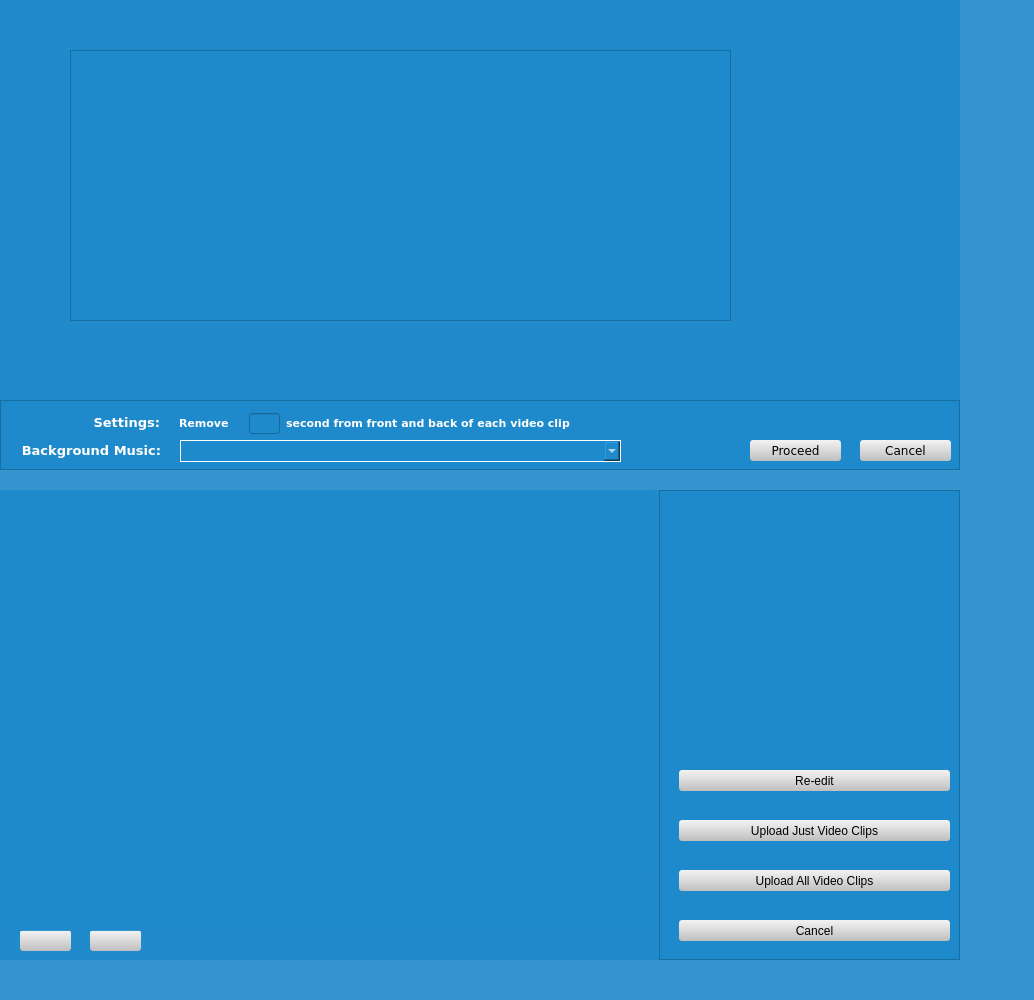
<?xml version="1.0" encoding="UTF-8"?>
<ui version="4.0">
 <class>VideoEditWidget</class>
 <widget class="QWidget" name="VideoEditWidget">
  <property name="geometry">
   <rect>
    <x>0</x>
    <y>0</y>
    <width>1034</width>
    <height>1000</height>
   </rect>
  </property>
  <property name="minimumSize">
   <size>
    <width>10</width>
    <height>10</height>
   </size>
  </property>
  <property name="maximumSize">
   <size>
    <width>9750</width>
    <height>10000</height>
   </size>
  </property>
  <property name="windowTitle">
   <string>Please edit video</string>
  </property>
  <property name="styleSheet">
   <string notr="true">background-color: rgba(52, 148, 207, 230);</string>
  </property>
  <widget class="QWidget" name="widgetEidt" native="true">
   <property name="geometry">
    <rect>
     <x>0</x>
     <y>0</y>
     <width>960</width>
     <height>470</height>
    </rect>
   </property>
   <property name="maximumSize">
    <size>
     <width>960</width>
     <height>470</height>
    </size>
   </property>
   <property name="styleSheet">
    <string notr="true">color: rgb(255, 255, 255);
background-color: rgba(31, 138, 203, 230);</string>
   </property>
   <widget class="QFrame" name="frame">
    <property name="geometry">
     <rect>
      <x>0</x>
      <y>400</y>
      <width>960</width>
      <height>70</height>
     </rect>
    </property>
    <property name="styleSheet">
     <string notr="true">background-color: rgba(31, 138, 203, 230);
border-color: rgb(177, 177, 177);</string>
    </property>
    <property name="frameShape">
     <enum>QFrame::StyledPanel</enum>
    </property>
    <property name="frameShadow">
     <enum>QFrame::Raised</enum>
    </property>
    <widget class="QComboBox" name="cmboMusic">
     <property name="geometry">
      <rect>
       <x>180</x>
       <y>40</y>
       <width>441</width>
       <height>22</height>
      </rect>
     </property>
     <property name="styleSheet">
      <string notr="true"> QComboBox {
     border: 1px solid rgb(255, 255, 255);
	color: rgb(255, 255, 255);
}</string>
     </property>
    </widget>
    <widget class="QLabel" name="lblRemove">
     <property name="geometry">
      <rect>
       <x>179</x>
       <y>12</y>
       <width>61</width>
       <height>21</height>
      </rect>
     </property>
     <property name="font">
      <font>
       <family>Verdana</family>
       <pointsize>8</pointsize>
       <weight>75</weight>
       <bold>true</bold>
      </font>
     </property>
     <property name="styleSheet">
      <string notr="true">color: rgb(255, 255, 255);</string>
     </property>
     <property name="text">
      <string>Remove</string>
     </property>
    </widget>
    <widget class="QLabel" name="lblSettings">
     <property name="geometry">
      <rect>
       <x>79</x>
       <y>12</y>
       <width>81</width>
       <height>21</height>
      </rect>
     </property>
     <property name="font">
      <font>
       <family>Verdana</family>
       <pointsize>10</pointsize>
       <weight>75</weight>
       <bold>true</bold>
      </font>
     </property>
     <property name="styleSheet">
      <string notr="true">color: rgb(255, 255, 255);</string>
     </property>
     <property name="text">
      <string>Settings:</string>
     </property>
     <property name="alignment">
      <set>Qt::AlignRight|Qt::AlignTrailing|Qt::AlignVCenter</set>
     </property>
    </widget>
    <widget class="QLineEdit" name="ldtCutSecond">
     <property name="geometry">
      <rect>
       <x>249</x>
       <y>13</y>
       <width>31</width>
       <height>21</height>
      </rect>
     </property>
     <property name="font">
      <font>
       <family>Verdana</family>
       <pointsize>10</pointsize>
       <weight>75</weight>
       <bold>true</bold>
      </font>
     </property>
     <property name="styleSheet">
      <string notr="true">color: rgb(255, 255, 255);</string>
     </property>
     <property name="inputMethodHints">
      <set>Qt::ImhNone</set>
     </property>
     <property name="text">
      <string/>
     </property>
     <property name="maxLength">
      <number>2</number>
     </property>
     <property name="echoMode">
      <enum>QLineEdit::Normal</enum>
     </property>
     <property name="alignment">
      <set>Qt::AlignRight|Qt::AlignTrailing|Qt::AlignVCenter</set>
     </property>
    </widget>
    <widget class="QLabel" name="lblContents">
     <property name="geometry">
      <rect>
       <x>286</x>
       <y>12</y>
       <width>341</width>
       <height>21</height>
      </rect>
     </property>
     <property name="font">
      <font>
       <family>Verdana</family>
       <pointsize>8</pointsize>
       <weight>75</weight>
       <bold>true</bold>
      </font>
     </property>
     <property name="styleSheet">
      <string notr="true">color: rgb(255, 255, 255);</string>
     </property>
     <property name="text">
      <string>second from front and back of each video clip</string>
     </property>
    </widget>
    <widget class="QLabel" name="lblSettings_2">
     <property name="geometry">
      <rect>
       <x>10</x>
       <y>40</y>
       <width>151</width>
       <height>21</height>
      </rect>
     </property>
     <property name="font">
      <font>
       <family>Verdana</family>
       <pointsize>10</pointsize>
       <weight>75</weight>
       <bold>true</bold>
      </font>
     </property>
     <property name="styleSheet">
      <string notr="true">color: rgb(255, 255, 255);</string>
     </property>
     <property name="text">
      <string>Background Music:</string>
     </property>
     <property name="alignment">
      <set>Qt::AlignRight|Qt::AlignTrailing|Qt::AlignVCenter</set>
     </property>
    </widget>
    <widget class="QPushButton" name="btnCancel">
     <property name="geometry">
      <rect>
       <x>860</x>
       <y>40</y>
       <width>91</width>
       <height>21</height>
      </rect>
     </property>
     <property name="sizePolicy">
      <sizepolicy hsizetype="Minimum" vsizetype="Preferred">
       <horstretch>0</horstretch>
       <verstretch>0</verstretch>
      </sizepolicy>
     </property>
     <property name="font">
      <font>
       <family>Verdana</family>
       <weight>50</weight>
       <bold>false</bold>
      </font>
     </property>
     <property name="styleSheet">
      <string notr="true">QPushButton {
color: rgb(0, 0, 0);
background-color: qlineargradient(x1:0, y1:0, x2:0, y2:1, stop:0 rgba(243, 243, 243, 255), stop:1 rgba(191, 191, 191, 255));
border:none;
border-radius: 3px;
}

QPushButton:hover {
background-color: qlineargradient(x1:0, y1:0, x2:0, y2:1, stop:0 rgba(210, 243, 243, 255), stop:1 rgba(191, 191, 191, 255));
border:none;
border-radius: 3px;
}</string>
     </property>
     <property name="text">
      <string>Cancel</string>
     </property>
    </widget>
    <widget class="QPushButton" name="btnProceed">
     <property name="enabled">
      <bool>true</bool>
     </property>
     <property name="geometry">
      <rect>
       <x>750</x>
       <y>40</y>
       <width>91</width>
       <height>21</height>
      </rect>
     </property>
     <property name="sizePolicy">
      <sizepolicy hsizetype="Minimum" vsizetype="Preferred">
       <horstretch>0</horstretch>
       <verstretch>0</verstretch>
      </sizepolicy>
     </property>
     <property name="font">
      <font>
       <family>Verdana</family>
       <weight>50</weight>
       <bold>false</bold>
      </font>
     </property>
     <property name="styleSheet">
      <string notr="true">QPushButton {
color: rgb(0, 0, 0);
background-color: qlineargradient(x1:0, y1:0, x2:0, y2:1, stop:0 rgba(243, 243, 243, 255), stop:1 rgba(191, 191, 191, 255));
border:none;
border-radius: 3px;
}

QPushButton:hover {
background-color: qlineargradient(x1:0, y1:0, x2:0, y2:1, stop:0 rgba(210, 243, 243, 255), stop:1 rgba(191, 191, 191, 255));
border:none;
border-radius: 3px;
}</string>
     </property>
     <property name="text">
      <string>Proceed</string>
     </property>
    </widget>
   </widget>
   <widget class="QListWidget" name="listWidget">
    <property name="geometry">
     <rect>
      <x>70</x>
      <y>50</y>
      <width>661</width>
      <height>271</height>
     </rect>
    </property>
   </widget>
  </widget>
  <widget class="QWidget" name="widgetPlay" native="true">
   <property name="geometry">
    <rect>
     <x>0</x>
     <y>490</y>
     <width>960</width>
     <height>470</height>
    </rect>
   </property>
   <property name="styleSheet">
    <string notr="true">color: rgb(255, 255, 255);
background-color: rgba(31, 138, 203, 230);</string>
   </property>
   <widget class="QFrame" name="frame_2">
    <property name="geometry">
     <rect>
      <x>659</x>
      <y>0</y>
      <width>301</width>
      <height>470</height>
     </rect>
    </property>
    <property name="styleSheet">
     <string notr="true">border-color: rgb(255, 0, 0);</string>
    </property>
    <property name="frameShape">
     <enum>QFrame::StyledPanel</enum>
    </property>
    <property name="frameShadow">
     <enum>QFrame::Raised</enum>
    </property>
    <property name="lineWidth">
     <number>2</number>
    </property>
    <widget class="QPushButton" name="btnPlayWidgetCancel">
     <property name="geometry">
      <rect>
       <x>20</x>
       <y>430</y>
       <width>271</width>
       <height>21</height>
      </rect>
     </property>
     <property name="styleSheet">
      <string notr="true">QPushButton {
color: rgb(0, 0, 0);
background-color: qlineargradient(x1:0, y1:0, x2:0, y2:1, stop:0 rgba(243, 243, 243, 255), stop:1 rgba(191, 191, 191, 255));
border:none;
border-radius: 3px;
}

QPushButton:hover {
background-color: qlineargradient(x1:0, y1:0, x2:0, y2:1, stop:0 rgba(210, 243, 243, 255), stop:1 rgba(191, 191, 191, 255));
border:none;
border-radius: 3px;
}</string>
     </property>
     <property name="text">
      <string>Cancel</string>
     </property>
    </widget>
    <widget class="QPushButton" name="btnReEdit">
     <property name="geometry">
      <rect>
       <x>20</x>
       <y>280</y>
       <width>271</width>
       <height>21</height>
      </rect>
     </property>
     <property name="styleSheet">
      <string notr="true">QPushButton {
color: rgb(0, 0, 0);
background-color: qlineargradient(x1:0, y1:0, x2:0, y2:1, stop:0 rgba(243, 243, 243, 255), stop:1 rgba(191, 191, 191, 255));
border:none;
border-radius: 3px;
}

QPushButton:hover {
background-color: qlineargradient(x1:0, y1:0, x2:0, y2:1, stop:0 rgba(210, 243, 243, 255), stop:1 rgba(191, 191, 191, 255));
border:none;
border-radius: 3px;
}</string>
     </property>
     <property name="text">
      <string>Re-edit</string>
     </property>
    </widget>
    <widget class="QPushButton" name="btnUploadOnlyVideo">
     <property name="geometry">
      <rect>
       <x>20</x>
       <y>330</y>
       <width>271</width>
       <height>21</height>
      </rect>
     </property>
     <property name="styleSheet">
      <string notr="true">QPushButton {
color: rgb(0, 0, 0);
background-color: qlineargradient(x1:0, y1:0, x2:0, y2:1, stop:0 rgba(243, 243, 243, 255), stop:1 rgba(191, 191, 191, 255));
border:none;
border-radius: 3px;
}

QPushButton:hover {
background-color: qlineargradient(x1:0, y1:0, x2:0, y2:1, stop:0 rgba(210, 243, 243, 255), stop:1 rgba(191, 191, 191, 255));
border:none;
border-radius: 3px;
}</string>
     </property>
     <property name="text">
      <string>Upload Just Video Clips</string>
     </property>
    </widget>
    <widget class="QPushButton" name="btnUploadAllVideo">
     <property name="geometry">
      <rect>
       <x>20</x>
       <y>380</y>
       <width>271</width>
       <height>21</height>
      </rect>
     </property>
     <property name="styleSheet">
      <string notr="true">QPushButton {
color: rgb(0, 0, 0);
background-color: qlineargradient(x1:0, y1:0, x2:0, y2:1, stop:0 rgba(243, 243, 243, 255), stop:1 rgba(191, 191, 191, 255));
border:none;
border-radius: 3px;
}

QPushButton:hover {
background-color: qlineargradient(x1:0, y1:0, x2:0, y2:1, stop:0 rgba(210, 243, 243, 255), stop:1 rgba(191, 191, 191, 255));
border:none;
border-radius: 3px;
}</string>
     </property>
     <property name="text">
      <string>Upload All Video Clips</string>
     </property>
    </widget>
   </widget>
   <widget class="QPushButton" name="btnPlay">
    <property name="geometry">
     <rect>
      <x>20</x>
      <y>440</y>
      <width>51</width>
      <height>21</height>
     </rect>
    </property>
    <property name="styleSheet">
     <string notr="true">QPushButton {
color: rgb(0, 0, 0);
background-color: qlineargradient(x1:0, y1:0, x2:0, y2:1, stop:0 rgba(243, 243, 243, 255), stop:1 rgba(191, 191, 191, 255));
border:none;
border-radius: 3px;
}

QPushButton:hover {
background-color: qlineargradient(x1:0, y1:0, x2:0, y2:1, stop:0 rgba(210, 243, 243, 255), stop:1 rgba(191, 191, 191, 255));
border:none;
border-radius: 3px;
}</string>
    </property>
    <property name="text">
     <string/>
    </property>
    <property name="icon">
     <iconset resource="resource.qrc">
      <normaloff>:/image/Images/run.png</normaloff>:/image/Images/run.png</iconset>
    </property>
   </widget>
   <widget class="QPushButton" name="btnStop">
    <property name="geometry">
     <rect>
      <x>90</x>
      <y>440</y>
      <width>51</width>
      <height>21</height>
     </rect>
    </property>
    <property name="styleSheet">
     <string notr="true">QPushButton {
color: rgb(0, 0, 0);
background-color: qlineargradient(x1:0, y1:0, x2:0, y2:1, stop:0 rgba(243, 243, 243, 255), stop:1 rgba(191, 191, 191, 255));
border:none;
border-radius: 3px;
}

QPushButton:hover {
background-color: qlineargradient(x1:0, y1:0, x2:0, y2:1, stop:0 rgba(210, 243, 243, 255), stop:1 rgba(191, 191, 191, 255));
border:none;
border-radius: 3px;
}</string>
    </property>
    <property name="text">
     <string/>
    </property>
    <property name="icon">
     <iconset resource="resource.qrc">
      <normaloff>:/image/Images/stop.png</normaloff>:/image/Images/stop.png</iconset>
    </property>
   </widget>
   <widget class="VlcWidgetSeek" name="vlcSeek" native="true">
    <property name="geometry">
     <rect>
      <x>0</x>
      <y>390</y>
      <width>651</width>
      <height>51</height>
     </rect>
    </property>
   </widget>
   <widget class="VlcWidgetVideo" name="vlcPlayer" native="true">
    <property name="geometry">
     <rect>
      <x>0</x>
      <y>0</y>
      <width>651</width>
      <height>387</height>
     </rect>
    </property>
    <property name="minimumSize">
     <size>
      <width>0</width>
      <height>0</height>
     </size>
    </property>
   </widget>
  </widget>
 </widget>
 <customwidgets>
  <customwidget>
   <class>VlcWidgetSeek</class>
   <extends>QWidget</extends>
   <header location="global">VLCQtWidgets/WidgetSeek.h</header>
   <container>1</container>
  </customwidget>
  <customwidget>
   <class>VlcWidgetVideo</class>
   <extends>QWidget</extends>
   <header location="global">VLCQtWidgets/WidgetVideo.h</header>
   <container>1</container>
   <slots>
    <signal>fullscreen()</signal>
    <slot>toggleFullscreen()</slot>
   </slots>
  </customwidget>
 </customwidgets>
 <resources>
  <include location="resource.qrc"/>
 </resources>
 <connections/>
</ui>
